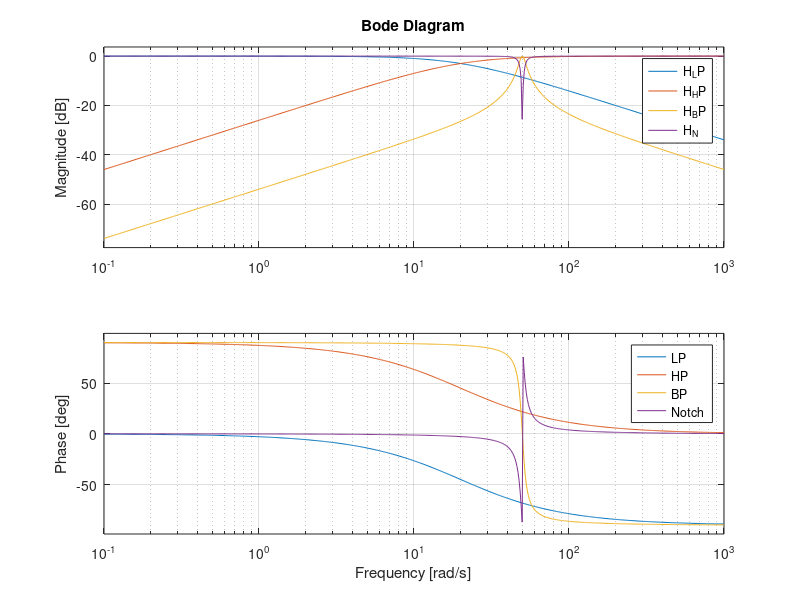

Reproduce this figure in MATLAB.
% Parameters
tau = 0.05;
wc  = 1 / tau;
w0  = 50;
zeta = 0.05;
Q_notch = 10;

s = tf('s');

% Low-pass and high-pass
H_LP = wc / (s + wc);
H_HP = s / (s + wc);

% Band-pass
H_BP = 2*zeta*w0*s / (s^2 + 2*zeta*w0*s + w0^2);

% Notch
H_N  = (s^2 + w0^2) / (s^2 + (w0/Q_notch)*s + w0^2);

% Bode plots
w = logspace(-1, 3, 600);
bode(H_LP, H_HP, H_BP, H_N, w);
legend('LP','HP','BP','Notch');
grid on;

% Robotics context: filter noisy joint-velocity estimate
% Suppose Gp is a joint plant model and C is a PID controller:
% L = C * H_LP * Gp;  % loop transfer function including measurement low-pass
